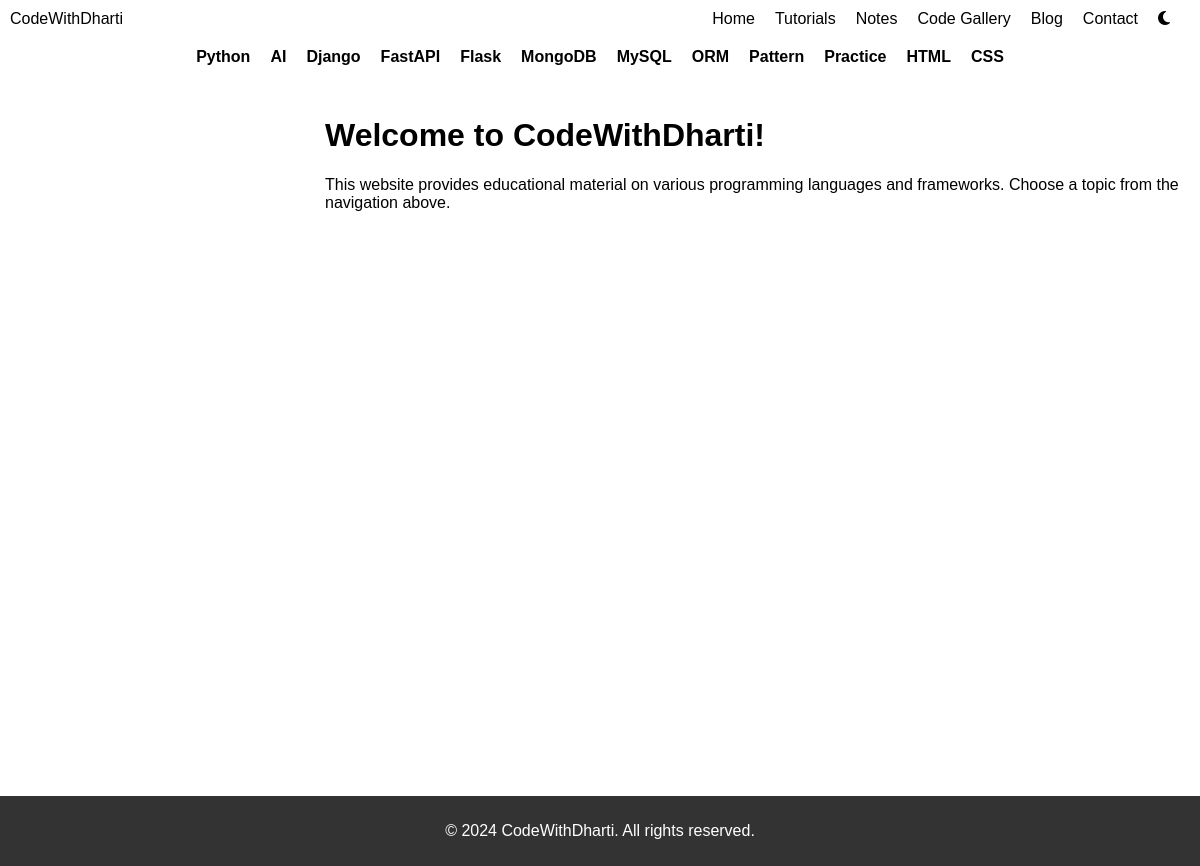
The page / on the database its author committed.
### codewithdharti/models.py (models this page shows, shortened)
class Langdb(models.Model):
    langname = models.CharField(max_length=200)  # Name of the language/framework (e.g., Python)
    slug = models.SlugField(unique=True)  # URL-friendly version of the title
    created_at = models.DateTimeField(auto_now_add=True)  # Timestamp when created
    updated_at = models.DateTimeField(auto_now=True)  # Timestamp when updated

### codewithdharti/views.py (the view)
# urls.py: path('', views.home, name='home'),
def home(request):
    languages = Langdb.objects.all()
    return render(request, 'home.html', {'languages': languages})

### codewithdharti/templates/home.html (shortened to what this page needs)
{% extends 'base.html' %}
{% block right_content %}
    <h1>Welcome to CodeWithDharti!</h1>
    <p>This website provides educational material on various programming languages and frameworks. Choose a topic from the navigation above.</p>
{% endblock %}

### codewithdharti/templates/base.html (shortened to what this page needs)
{% load static %}
<!DOCTYPE html>
<html lang="en">
<head>
    <link rel="stylesheet" href="{% static 'css/styles.css' %}">
    <link rel="stylesheet" href="https://cdnjs.cloudflare.com/ajax/libs/font-awesome/6.4.2/css/all.min.css">
</head>
<body>
    <div class="nav-container">
        <nav class="top-nav">
            <div class="logo">CodeWithDharti</div>
            <ul class="nav-links">
                <li><a href="{% url 'home' %}">Home</a></li>
                <li><a href="{% url 'tutorial' %}">Tutorials</a></li>
                <li><a href="{% url 'notes' %}">Notes</a></li>
                <li><a href="{% url 'codegallary' %}">Code Gallery</a></li>
                <li><a href="{% url 'blog' %}">Blog</a></li>
                <li><a href="{% url 'contact' %}">Contact</a></li>
                <li><a href="#" id="theme-toggle"><i class="fa-solid fa-moon"></i></a></li>
            </ul>
        </nav>
        <nav class="secondary-nav">
            <ul>
                {% for lang in languages %}
                <li><a href="{% url 'lang-detail' lang.slug %}">{{ lang.langname }}</a></li>
                {% endfor %}
            </ul>
        </nav>
    </div>
    <div class="content">
        <div class="left-sidebar">
        </div>
        <div class="right-content">
            {% block right_content %}{% endblock %}
        </div>
    </div>
    <footer>
        <p>&copy; 2024 CodeWithDharti. All rights reserved.</p>
    </footer>
</body>
</html>

### codewithdharti/static/css/styles.css (style rules this page uses)
body { font-family: Arial, sans-serif; margin: 0; padding: 0; display: flex; flex-direction: column; }
.top-nav { position: sticky; top: 0; background-color: var(--nav-bg-color); color: var(--nav-text-color); padding: 10px; display: flex; justify-content: space-between; align-items: center; z-index: 1000; }
.nav-links { list-style: none; margin: 0; padding: 0; display: flex; }
.nav-links li { margin-right: 20px; }
.nav-links li a { text-decoration: none; color: var(--text-color); transition: color 0.3s ease; }
.secondary-nav { position: sticky; top: 40px; background-color: var(--nav-bg-color); padding: 10px; display: flex; justify-content: center; align-items: center; }
.secondary-nav ul { list-style-type: none; margin: 0; padding: 0; display: flex; }
.secondary-nav li { margin: 0 10px; }
.secondary-nav a { text-decoration: none; color: var(--text-color); font-weight: bold; font-size: 16px; transition: color 0.3s ease; }
.content { display: flex; flex-direction: row; height: calc(100vh - 80px); }
.left-sidebar { width: 25%; background-color: var(--bg-color); padding: 10px; height: 100%; overflow-y: auto; }
.right-content { width: 75%; padding: 20px; background-color: var(--bg-color); overflow-y: auto; }
footer { background-color: #333; color: white; text-align: center; padding: 10px; }

### rows shown on the page
Langdb: langname "Python"
Langdb: langname "AI"
Langdb: langname "Django"
Langdb: langname "FastAPI"
Langdb: langname "Flask"
Langdb: langname "MongoDB"
Langdb: langname "MySQL"
Langdb: langname "ORM"
Langdb: langname "Pattern"
Langdb: langname "Practice"
Langdb: langname "HTML"
Langdb: langname "CSS"
